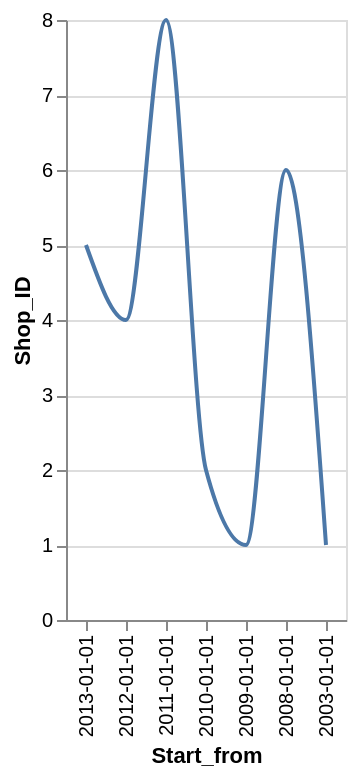

Express this chart as Vega-Lite.
### Vega-Lite specification from a JSON file in a GitHub repository (floating-point values rounded to 4 significant figures)
{"data": {"values": [{"x_data": "2013-01-01", "y_data": 5}, {"x_data": "2012-01-01", "y_data": 4}, {"x_data": "2011-01-01", "y_data": 8}, {"x_data": "2010-01-01", "y_data": 2}, {"x_data": "2009-01-01", "y_data": 1}, {"x_data": "2008-01-01", "y_data": 6}, {"x_data": "2003-01-01", "y_data": 1}]}, "mark": {"type": "line", "interpolate": "monotone"}, "encoding": {"x": {"field": "x_data", "type": "nominal", "title": "Start_from", "sort": "descending"}, "y": {"field": "y_data", "type": "quantitative", "title": "Shop_ID"}}}
